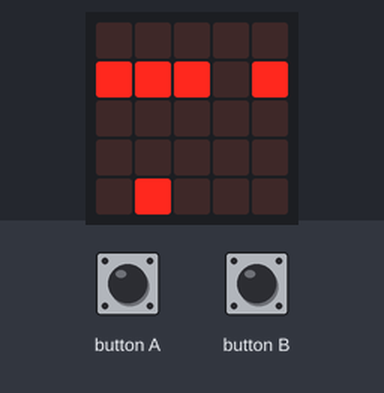
This program was run on a simulated BBC micro:bit (MakeCode). Parts: the board's 5×5 LED display. The inputs (shaded band) are chosen by the test bench. Random numbers come from a fixed seed; the short countdown, score and lost-life animations are approximate; the run ends where the board's game-over animation would start. At 2.6 s the program stops and its outputs stay as they are.

Above: at 0.93 s.
1.3 s: button A pressed for 0.15 s
At 1.54 s:
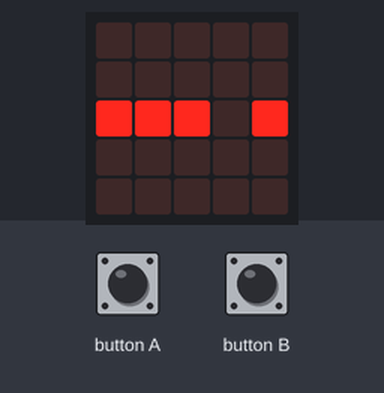
At 3.1 s:
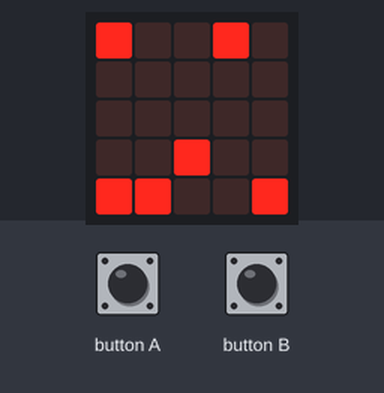
Timing chart, 0 to 4.1 s (numbered marks = the images above; inputs shaded):
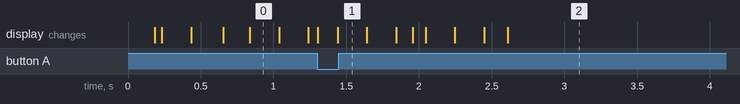

The program:

main.ts
```typescript
input.onButtonPressed(Button.B, function () {
    player.move(1)
})
input.onButtonPressed(Button.A, function () {
    player.move(-1)
})
let deleted: game.LedSprite[] = []
let wall: game.LedSprite[] = []
let player: game.LedSprite = null
let sleep = 700
player = game.createSprite(1, 4)
player.set(LedSpriteProperty.Blink, 200)
let counter = 0
let walls: game.LedSprite[][] = []
while (true) {
    if (walls.length > 0 && walls[0][0].get(LedSpriteProperty.Y) == 4) {
        wall = walls[0]
        for (let brick of wall) {
            brick.delete()
        }
        deleted = walls.shift()
    }
    for (let wall2 of walls) {
        for (let brick2 of wall2) {
            brick2.move(1)
            if (brick2.isTouching(player)) {
                game.gameOver()
            }
        }
    }
    if (counter % 3 == 0) {
        wall = [game.createSprite(Math.randomRange(0, 4), 0), game.createSprite(Math.randomRange(0, 4), 0), game.createSprite(Math.randomRange(0, 4), 0), game.createSprite(Math.randomRange(0, 4), 0)]
        for (let brick3 of wall) {
            brick3.turn(Direction.Right, 90)
        }
        walls.push(wall)
        if (counter % 30 == 0) {
            game.addScore(1)
            sleep += -50
        }
    }
    counter += 1
    basic.pause(sleep)
}
basic.forever(function () {

})
```

test.ts
```typescript
// Hier kann man Tests durchführen; diese Datei wird nicht kompiliert, wenn dieses Paket als Erweiterung verwendet wird.
```
